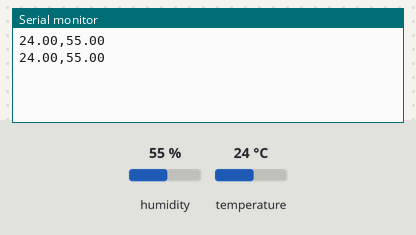
The sketch below on a simulated Arduino Uno, built with avr-gcc and run on an emulated ATmega328P. Parts: the last lines printed to the serial monitor. The test bench sets the inputs (shaded band); at power-on: humidity 55 %, temperature 24 °C.

Above: at 4.8 s.
4.9 s: humidity set to 22 %
At 6.6 s:
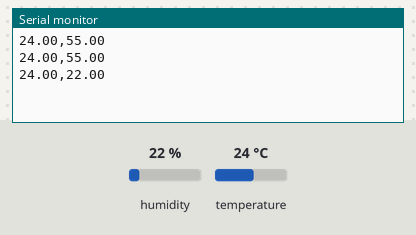
7.9 s: temperature set to 12 °C
At 9.0 s:
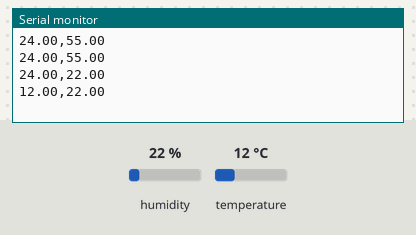
10.9 s: humidity set to 40 %
At 12.6 s:
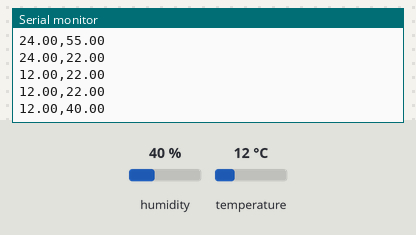
Timing chart, 0 to 14.1 s (numbered marks = the images above; inputs shaded):
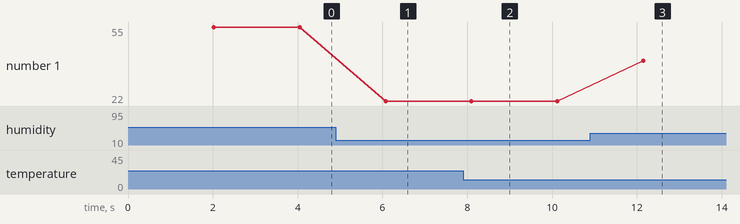

The sketch:

arduino_dht11.ino
```cpp
#include "DHT.h"

#define DHT_PIN 2
#define DHT_TYPE 11

DHT dht(DHT_PIN,DHT_TYPE);

void setup(){
    Serial.begin(9600);
    dht.begin();
}

void loop(){
    delay(2000);
    float t=dht.readTemperature();
    float h=dht.readHumidity();

    if(isnan(t) || isnan(h)){
        Serial.print("Greska pri citanje od dht senzor");
        return;
    }
    if(t<80 && t>-40 && h<100 && h>0){
        Serial.print(t);
        Serial.print(",");
        Serial.println(h);}
    else{
        Serial.println("Greska pri odcituvanje");
        return;
    }
}
```

Measured:
- after the input at 4.9 s, the serial monitor: prints a new line after 1.2 s (image 1)
- after the input at 7.9 s, the serial monitor: prints a new line after 0.20 s (image 2)
- after the input at 10.9 s, the serial monitor: prints a new line after 1.2 s (image 3)
- plotted number 1: 55 → 22 after the input at 4.9 s, 22 → 40 after the input at 10.9 s
